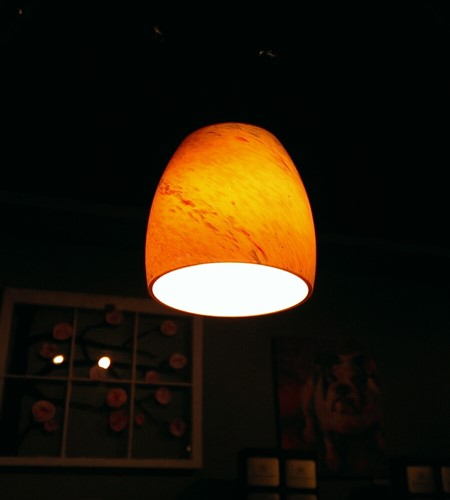
%> input picture Image Data/img1.jpg, 450 x 500 px
$ octave export_image.m   (GNU Octave 9; MATLAB toolbox functions it lacks are replaced by stand-ins)
%> lines starting %> are read from the running program, lines starting %| are printed output that depends on the picture
clear all;
close all;
clc;

img1 = imread('assignment code/Image Data/img1.jpg');
%> img1 is the input picture: size 500x450x3 uint8; mean R, G, B 35.6, 26.6, 12.2
img1_lime = imread('Result/LIME/img1_lime.jpg');
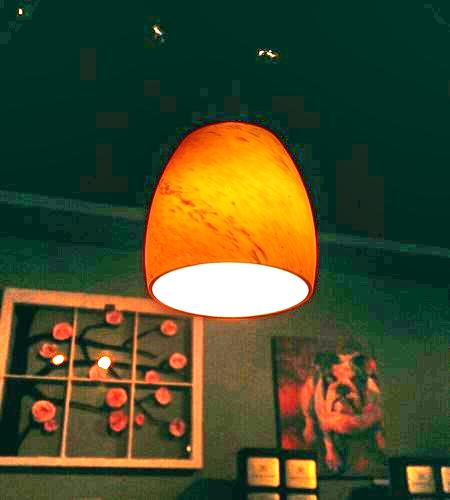
%> input picture Result/LIME/img1_lime.jpg, 450 x 500 px
%> img1_lime is the input picture: size 500x450x3 uint8; mean R, G, B 71, 75.6, 43.7
img1_robust = imread('Result/Robust/img1_robust.jpg');
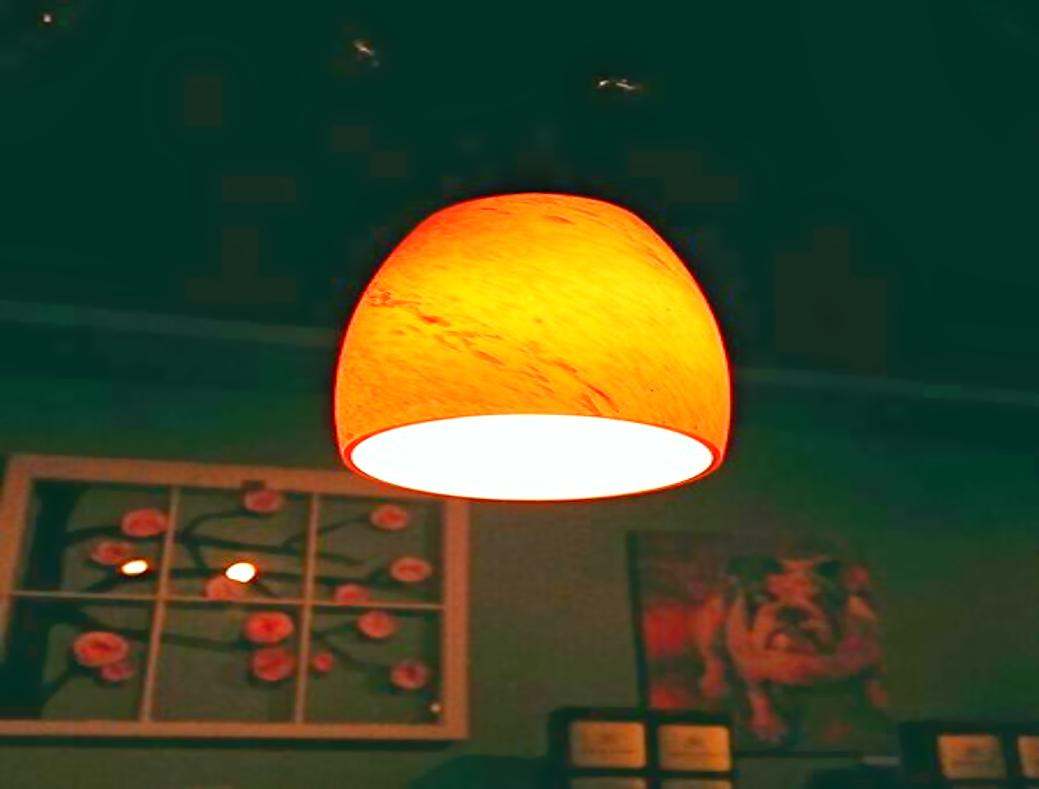
%> input picture Result/Robust/img1_robust.jpg, 1039 x 789 px
%> img1_robust is the input picture: size 789x1039x3 uint8; mean R, G, B 62.9, 70.8, 39.7

[row,col,layer] = size(img1);
%> row = 500; col = 450; layer = 3
img1_lime_size = imresize(img1_lime,[row,col]);
img1_robust_size = imresize(img1_robust,[row,col]);

imwrite([img1, img1_lime_size, img1_robust_size], 'Result/Combine/1_combine.jpg');
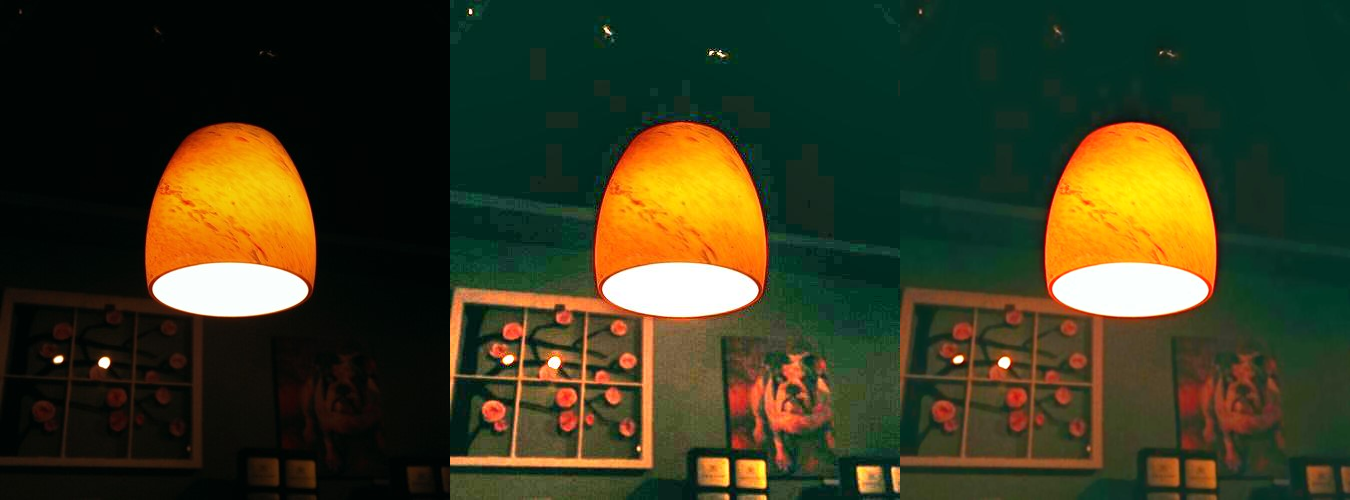
%> saved as 1_combine.jpg: size 500x1350x3 uint8; mean R, G, B 56.5, 57.7, 31.9

img2 = imread('assignment code/Image Data/img2.jpg');
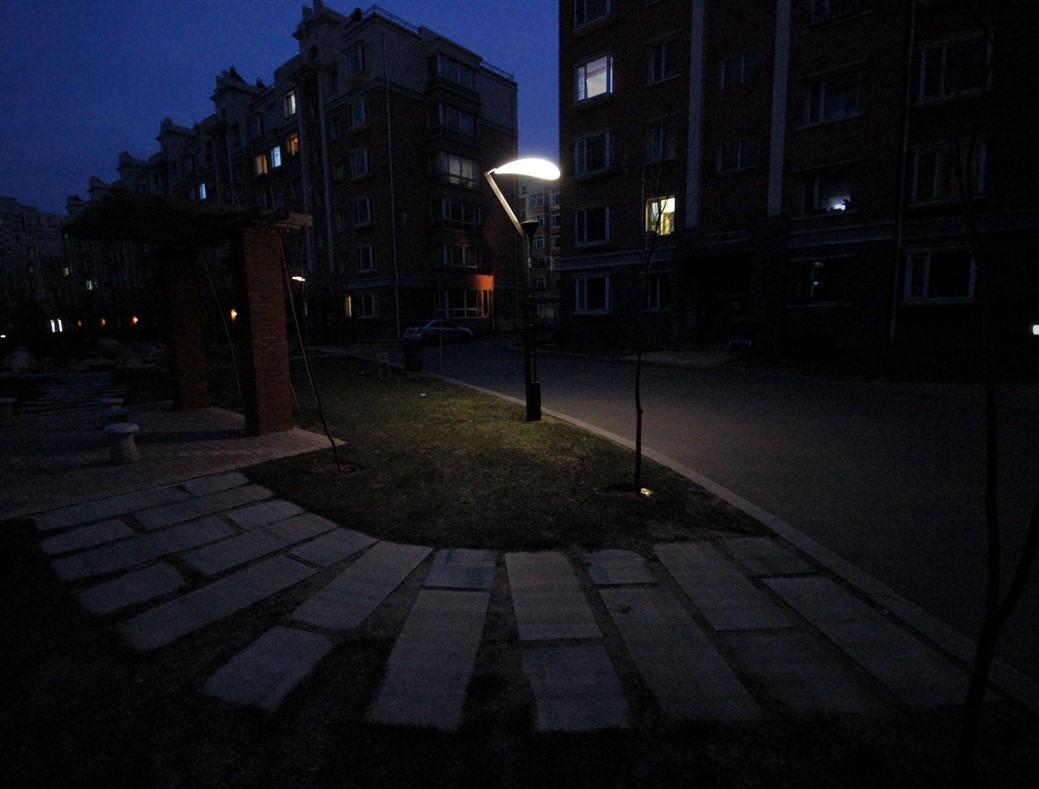
%> input picture Image Data/img2.jpg, 1039 x 789 px
%> img2 is the input picture: size 789x1039x3 uint8; mean R, G, B 16.9, 17.9, 24.9
img2_lime = imread('Result/LIME/img2_lime.jpg');
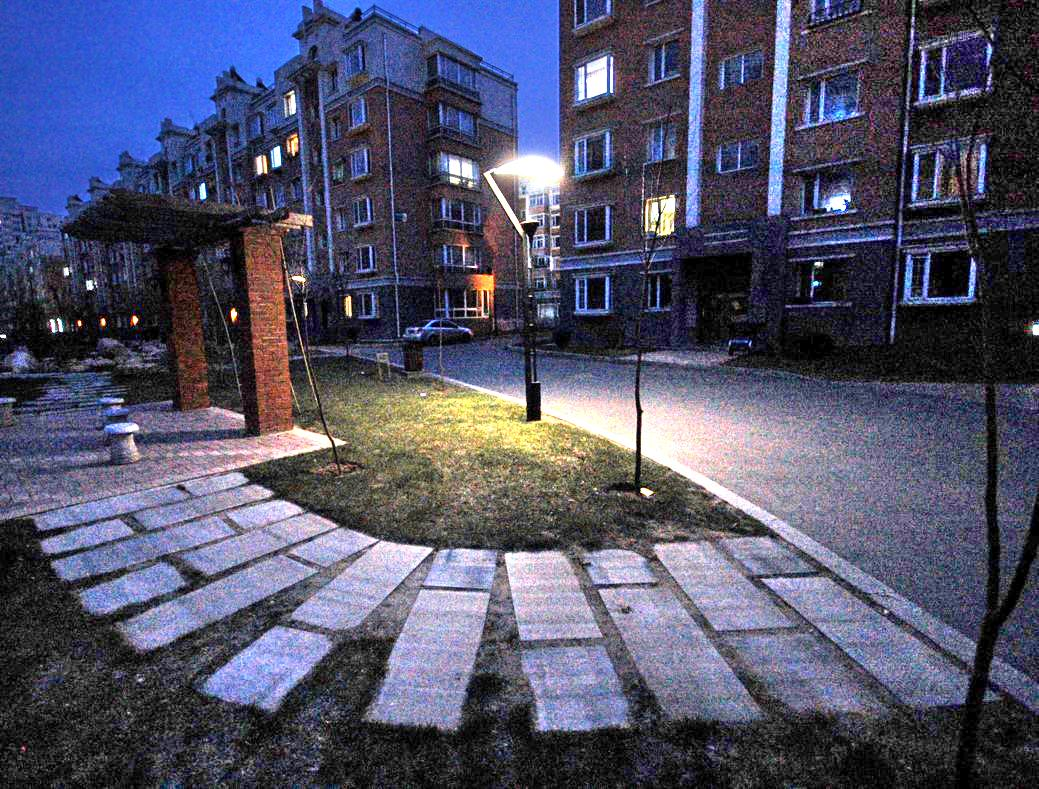
%> input picture Result/LIME/img2_lime.jpg, 1039 x 789 px
%> img2_lime is the input picture: size 789x1039x3 uint8; mean R, G, B 81.1, 82.3, 106.2
img2_robust = imread('Result/Robust/img2_robust.jpg');
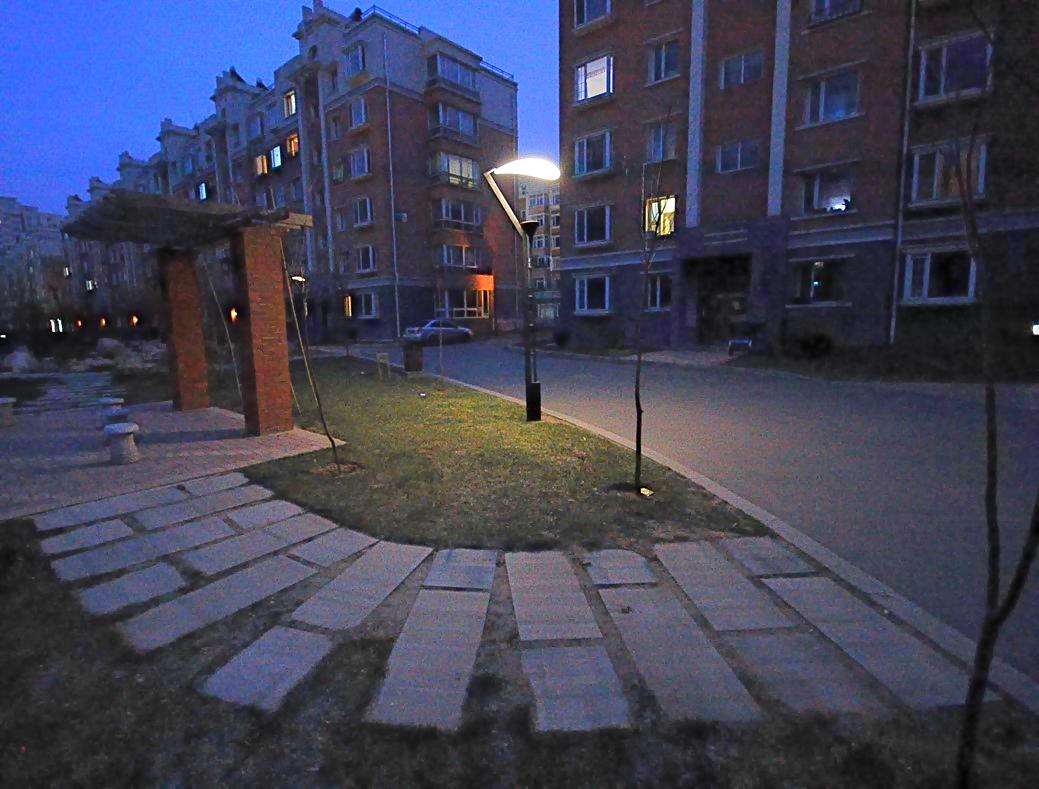
%> input picture Result/Robust/img2_robust.jpg, 1039 x 789 px
%> img2_robust is the input picture: size 789x1039x3 uint8; mean R, G, B 65, 66.9, 88.3

[row,col,layer] = size(img2);
%> row = 789; col = 1039
img2_lime_size = imresize(img2_lime,[row,col]);
img2_robust_size = imresize(img2_robust,[row,col]);

imwrite([img2, img2_lime_size, img2_robust_size], 'Result/Combine/2_combine.jpg');
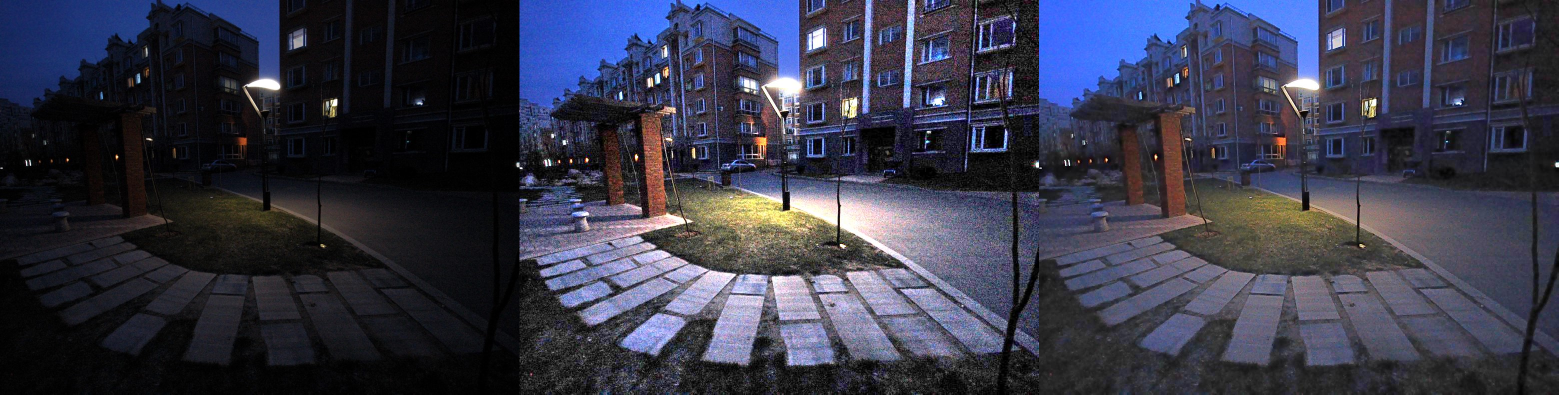
%> saved as 2_combine.jpg: size 789x3117x3 uint8 (shown at 1/2 size); mean R, G, B 54.3, 55.7, 73.1

%> (the run ends here)
